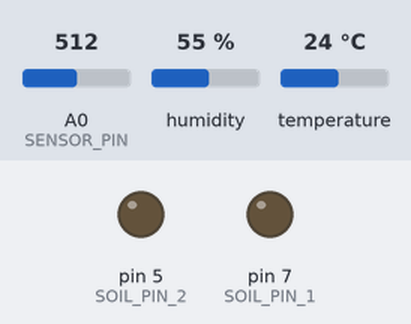
A sketch run on a simulated Arduino Uno, built with avr-gcc and run on an emulated ATmega328P. Parts: output pins drawn as LEDs (lit = HIGH). Inputs (shaded band) come from the test bench; at power-on: A0 (SENSOR_PIN) = 512, humidity 55 %, temperature 24 °C. No radio packets arrive unless stated; pins used as bus, display or sensor lines are not drawn.

Above: at 1.0 s.
At 17.1 s:
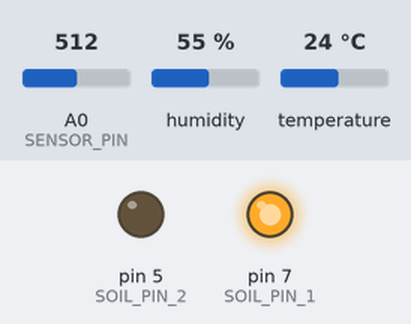
At 46.2 s:
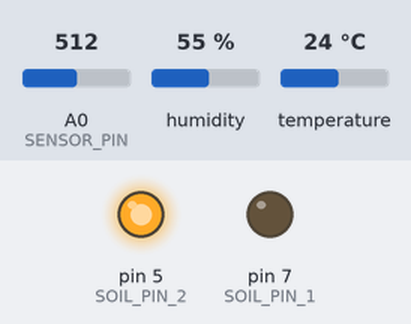
Timing chart, 0 to 75.7 s (numbered marks = the images above):
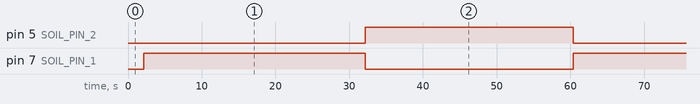

The sketch:

transmitter_plant.ino
```cpp
// (licence header left out)
#include <VirtualWire.h>
#include <dht11.h>

dht11 DHT;

const int led_pin = 11;
const int transmit_pin = 12;
const int dht_sensor_pin = 11;
const String sensor_name = "kitchen";
const bool debug_mode = false;


#define SOIL_PIN_1 7
#define SOIL_PIN_2 5
#define SENSOR_PIN 0
#define TIME_BETWEEN_SOIL_READINGS 15000

void setup()
{
  if (debug_mode) {
    delay(1000);
    Serial.begin(115200);	// Debugging only
    Serial.println("Starting receiver");
  }

  // Initialise the IO and ISR
  vw_set_tx_pin(transmit_pin);
  vw_set_ptt_inverted(true); // Required for DR3100
  vw_setup(500);       // Bits per sec
  pinMode(led_pin, OUTPUT);


  //plant set up
  //set up the plant sensor
  pinMode(SOIL_PIN_1, OUTPUT);
  pinMode(SOIL_PIN_2, OUTPUT);
  pinMode(SENSOR_PIN, INPUT);
}

void loop()
{
    int chk = DHT.read(dht_sensor_pin);
  switch (chk) {
    case DHTLIB_OK:
      break;
    case DHTLIB_ERROR_CHECKSUM:
      Serial.println("Checksum error,\t");
      break;
    case DHTLIB_ERROR_TIMEOUT:
      Serial.println("Time out error,\t");
      break;
    default:
      Serial.println("Unknown error,\t");
      break;
  }

  float temp     = (float) DHT.temperature;
  float humidity = (float) DHT.humidity;

  String message;

  message = "R>" + sensor_name + ":temp=" + (String) temp; // + ";humidity=" + (String) humidity;
  sendMessage(message);

  message = "R>" + sensor_name + ":humidity=" + (String) humidity;
  sendMessage(message);

  float moisture = readPlantMoisture();
  message = "R>" + sensor_name + ":moisture=" + (String) moisture;
  sendMessage(message);

  //delay(TIME_BETWEEN_SOIL_READINGS);
  delay(10 * 1000); // ensure we don't read too often
}
void sendMessage(String message) {
  if (debug_mode) {
    Serial.println(message);
  }
  int buf_len = message.length() +1;

  char buf[buf_len];
  message.toCharArray(buf, buf_len);

  digitalWrite(led_pin, HIGH); // Flash a light to show transmitting
  vw_send((uint8_t *)buf, buf_len);
  vw_wait_tx(); // Wait until the whole message is gone
  digitalWrite(led_pin, LOW);
  delay(1000);
}


void setSensorPolarity(boolean flip) {
  if (flip) {
    digitalWrite(SOIL_PIN_1, HIGH);
    digitalWrite(SOIL_PIN_2, LOW);
  }
  else {
    digitalWrite(SOIL_PIN_1, LOW);
    digitalWrite(SOIL_PIN_2, HIGH);
  }
}

float readPlantMoisture() {
  /**
  Read moisture (voltage change) across 2 pins
  Then read in reverse.
  Alternating polatity makes the metal in the pot last longer.
  */

  //first read
  setSensorPolarity(true);
  delay(TIME_BETWEEN_SOIL_READINGS);
  int val1 = analogRead(SENSOR_PIN);
  delay(TIME_BETWEEN_SOIL_READINGS);


  //second read, opposite polarity
  setSensorPolarity(false);
  delay(TIME_BETWEEN_SOIL_READINGS);
  // invert the reading
  int val2 = 1023 - analogRead(SENSOR_PIN);

  float avg = (val1 + val2) / 2;

  return avg;
}
```

Measured:
- by itself, pin 5 (SOIL_PIN_2): alternates HIGH for 28.2 s and LOW for 30.0 s
- by itself, pin 7 (SOIL_PIN_1): alternates HIGH for 30.0 s and LOW for 28.2 s
